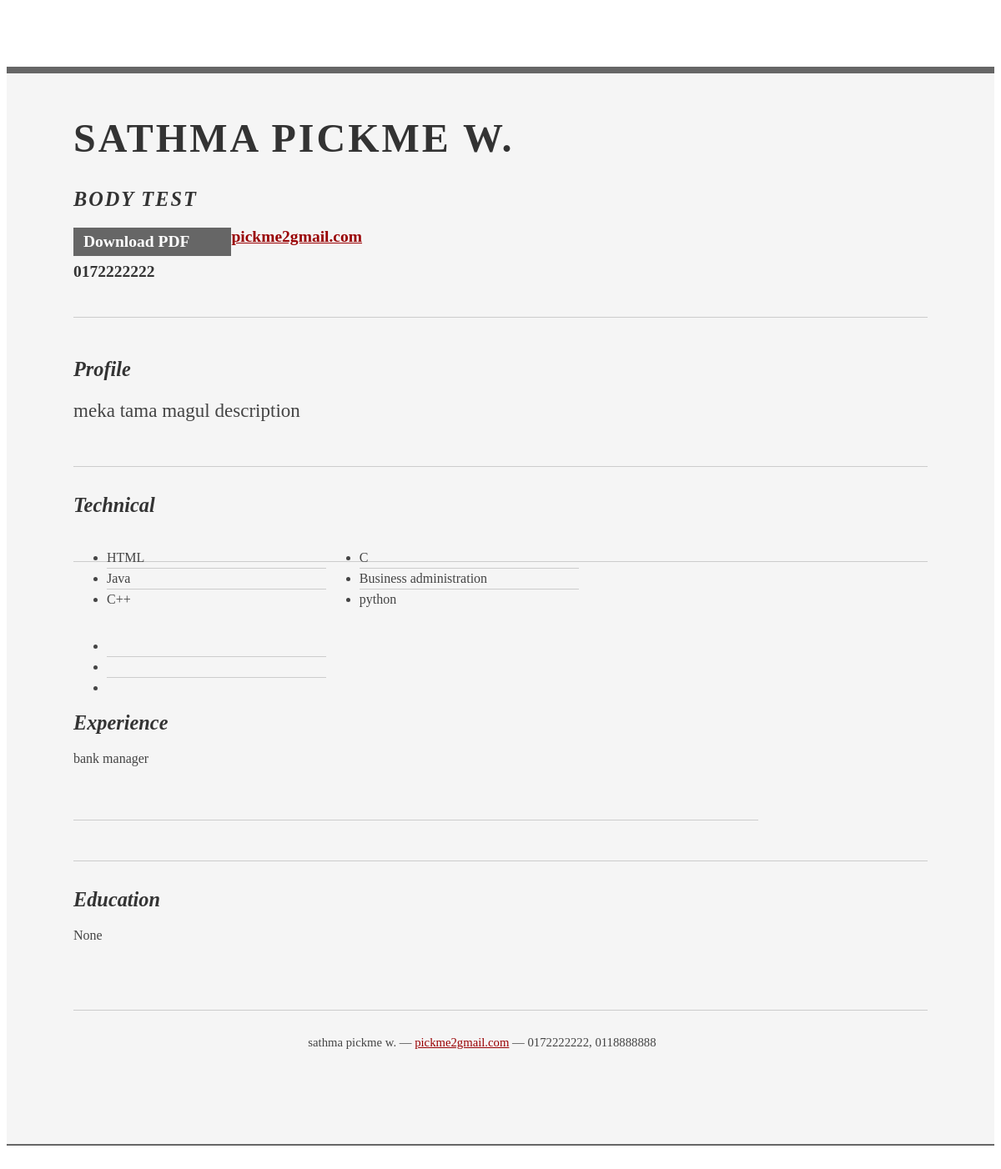
The page /portfoloio/10/ on the database its author committed.
### CVgenr/models.py (models this page shows, shortened)
class Cvdetails(models.Model):
    first_name = models.CharField(max_length=100, null=True)
    last_name = models.CharField(max_length=100, null=True)
    description = models.TextField(null=True)
    your_title = models.CharField(max_length=500, blank=True, null=True)
    nic = models.CharField(max_length=20, null=True)
    date_of_birth = models.DateField(max_length=20, null=True)
    address = models.CharField(max_length=100, null=True)
    mobile_contact = models.CharField(max_length=10, null=True)
    home_contact = models.CharField(max_length=10, null=True)
    email = models.CharField(max_length=100, null=True)
    experience = models.TextField(null=True)
    skill1 = models.CharField(max_length=50, null=True)
    skill2 = models.CharField(max_length=50, null=True)
    skill3 = models.CharField(max_length=50, null=True)
    skill4 = models.CharField(max_length=50, null=True)
    skill5 = models.CharField(max_length=50, null=True)
    skill6 = models.CharField(max_length=50, null=True)
    education = models.TextField(null=True)
    date_created = models.DateTimeField(auto_now_add=True, null=True)

### CVgenr/views.py (the view)
# urls.py: path('portfoloio/<str:pk>/', views.portfoloio, name="portfoloio"),
def portfoloio(request, pk):
    portfolio = Cvdetails.objects.get(id=pk)
    return render(request, 'CVpages/pdf1.html', {'cvdata': portfolio})

### CVdemo/context_processors.py (called while the page is built)
def project_context(request):
    context = {
        'me':User.objects.first(),
    }
    return context

### CVgenr/templates/CVpages/pdf1.html (shortened to what this page needs)
{% load static %}
<!DOCTYPE html PUBLIC "-//W3C//DTD XHTML 1.0 Strict//EN" "http://www.w3.org/TR/xhtml1/DTD/xhtml1-strict.dtd">
<html>
<head>
	<link rel="stylesheet" type="text/css" href="http://yui.yahooapis.com/2.7.0/build/reset-fonts-grids/reset-fonts-grids.css" media="all" />
	<link rel="stylesheet" href="{% static '/css/resume.css' %}">
</head>
<body>
<div id="doc2" class="yui-t7">
	<div id="inner">
		<div id="hd">
			<div class="yui-gc">
				<div class="yui-u first">
					<h1>{{cvdata.first_name}} {{cvdata.last_name}}</h1>
					<h2>{{cvdata.your_title}}</h2>
				</div>
				<div class="yui-u">
					<div class="contact-info">
						<h3><a id="pdf" href="{% url 'CVpages:pdfDown' cvdata.id %}">Download PDF</a></h3>
						<h3><a href="mailto:{{cvdata.email}}">{{cvdata.email}}</a></h3>
						<h3>{{cvdata.mobile_contact}}</h3>
					</div>
				</div>
			</div>
		</div>
		<div id="bd">
			<div id="yui-main">
				<div class="yui-b">
					<div class="yui-gf">
						<div class="yui-u first">
							<h2>Profile</h2>
						</div>
						<div class="yui-u">
							<p class="enlarge">
								{{cvdata.description}}
							</p>
						</div>
					</div>
					<div class="yui-gf">
						<div class="yui-u first">
							<h2>Technical</h2>
						</div>
						<div class="yui-u">
							<ul class="talent">
								<li>{{cvdata.skill1}}</li>
								<li>{{cvdata.skill2}}</li>
								<li class="last">{{cvdata.skill3}}</li>
							</ul>
							<ul class="talent">
								<li>{{cvdata.skill4}}</li>
								<li>{{cvdata.skill5}}</li>
								<li class="last">{{cvdata.skill6}}</li>
							</ul>
							<ul class="talent">
								<li></li>
								<li></li>
								<li class="last"></li>
							</ul>
						</div>
					</div>
					<div class="yui-gf">
						<div class="yui-u first">
							<h2>Experience</h2>
						</div>
						<div class="yui-u">
							<div class="job">
								{{cvdata.experience|linebreaks}}
							</div>
						</div>
					</div>
					<div class="yui-gf last">
						<div class="yui-u first">
							<h2>Education</h2>
						</div>
						<div class="yui-u">
							{{cvdata.education|linebreaks}}
						</div>
					</div>
				</div>
			</div>
		</div>
		<div id="ft">
			<p>{{cvdata.first_name}} {{cvdata.last_name}} &mdash; <a href="mailto:{{cvdata.email}}">{{cvdata.email}}</a> &mdash; {{cvdata.mobile_contact}}, {{cvdata.home_contact}}</p>
		</div>
	</div>
</div>
</body>
</html>

### static/css/resume.css (style rules this page uses)
body { font-family: Georgia; color: #444; }
#inner { padding: 10px 80px; margin: 80px auto; background: #f5f5f5; border: solid #666; border-width: 8px 0 2px 0; }
.yui-gf { margin-bottom: 2em; padding-bottom: 2em; border-bottom: 1px solid #ccc; }
#hd { margin: 2.5em 0 3em 0; padding-bottom: 1.5em; border-bottom: 1px solid #ccc }
#hd h2 { text-transform: uppercase; letter-spacing: 2px; }
#bd, #ft { margin-bottom: 2em; }
#ft { padding: 1em 0 5em 0; font-size: 92%; border-top: 1px solid #ccc; text-align: center; }
#ft p { margin-bottom: 0; text-align: center; }
#hd h1 { font-size: 48px; text-transform: uppercase; letter-spacing: 3px; }
h2 { font-size: 152% }
h3, h4 { font-size: 122%; }
h1, h2, h3, h4 { color: #333; }
p { font-size: 100%; line-height: 18px; padding-right: 3em; }
a { color: #990003 }
li { line-height: 24px; border-bottom: 1px solid #ccc; }
p.enlarge { font-size: 144%; padding-right: 6.5em; line-height: 24px; }
.contact-info { margin-top: 7px; }
.first h2 { font-style: italic; }
.last { border-bottom: 0 }
a#pdf { display: block; float: left; background: #666; color: white; padding: 6px 50px 6px 12px; margin-bottom: 6px; text-decoration: none; }
.job { position: relative; margin-bottom: 1em; padding-bottom: 1em; border-bottom: 1px solid #ccc; }
.job p { margin: 0.75em 0 3em 0; }
.last { border: none; }
.talent { width: 32%; float: left }
.yui-gf .yui-u { width:80.2%; }
.yui-gf div.first { width:12.3%; }

### rows shown on the page
Cvdetails: first_name "SATHMA", last_name "PICKME W.", your_title "BODY TEST", email "pickme2gmail.com", mobile_contact "0172222222", description "meka tama magul description", skill1 "HTML", skill2 "Java", skill3 "C++", skill4 "C", skill5 "Business administration", skill6 "python", experience "bank manager", education "None", first_name "sathma", last_name "pickme w.", home_contact "0118888888"
